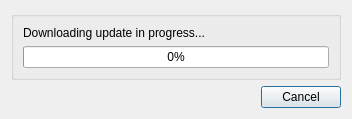
<?xml version="1.0" encoding="UTF-8"?>
<ui version="4.0">
 <class>DownloadDialog</class>
 <widget class="QDialog" name="DownloadDialog">
  <property name="geometry">
   <rect>
    <x>0</x>
    <y>0</y>
    <width>352</width>
    <height>107</height>
   </rect>
  </property>
  <property name="windowTitle">
   <string>Downloading</string>
  </property>
  <layout class="QVBoxLayout" name="verticalLayout_2">
   <item>
    <widget class="QGroupBox" name="groupBox">
     <property name="title">
      <string/>
     </property>
     <layout class="QVBoxLayout" name="verticalLayout">
      <item>
       <widget class="QLabel" name="label">
        <property name="text">
         <string>Downloading update in progress...</string>
        </property>
       </widget>
      </item>
      <item>
       <widget class="QProgressBar" name="progress_bar">
        <property name="value">
         <number>0</number>
        </property>
       </widget>
      </item>
     </layout>
    </widget>
   </item>
   <item>
    <widget class="QDialogButtonBox" name="button_box">
     <property name="standardButtons">
      <set>QDialogButtonBox::Cancel</set>
     </property>
    </widget>
   </item>
  </layout>
 </widget>
 <resources>
  <include location="../resources/common.qrc"/>
 </resources>
 <connections/>
</ui>
